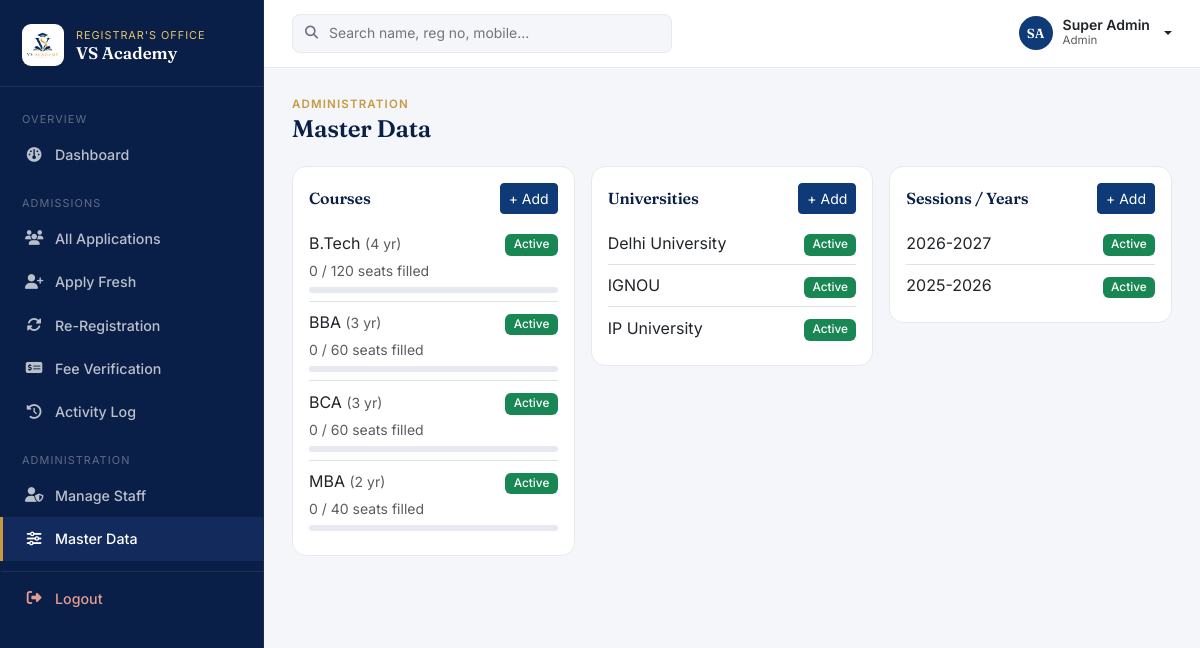
Page /admin_master.php (signed in) on the committed database.
### tables this page shows
CREATE TABLE courses (
  id INT AUTO_INCREMENT PRIMARY KEY,
  name VARCHAR(150) NOT NULL,
  duration_years INT DEFAULT 1,
  total_seats INT DEFAULT NULL,
  status ENUM('active','inactive') NOT NULL DEFAULT 'active',
  created_at TIMESTAMP DEFAULT CURRENT_TIMESTAMP
);

CREATE TABLE universities (
  id INT AUTO_INCREMENT PRIMARY KEY,
  name VARCHAR(150) NOT NULL,
  status ENUM('active','inactive') NOT NULL DEFAULT 'active',
  created_at TIMESTAMP DEFAULT CURRENT_TIMESTAMP
);

CREATE TABLE sessions_years (
  id INT AUTO_INCREMENT PRIMARY KEY,
  year_label VARCHAR(20) NOT NULL,
  status ENUM('active','inactive') NOT NULL DEFAULT 'active',
  created_at TIMESTAMP DEFAULT CURRENT_TIMESTAMP
);

### config/config.php (called while the page is built, shortened)
<?php
function isLoggedIn() {
    return isset($_SESSION['user_id']);
}
function isAdmin() {
    return isLoggedIn() && $_SESSION['role'] === 'admin';
}
function e($str) {
    return htmlspecialchars($str ?? '', ENT_QUOTES, 'UTF-8');
}
function active($page) {
    return (basename($_SERVER['PHP_SELF']) === $page) ? 'active' : '';
}
function courseSeatUsage($pdo, $courseId) {
    $stmt = $pdo->prepare("SELECT total_seats FROM courses WHERE id = ?");
    $stmt->execute([$courseId]);
    $total = $stmt->fetchColumn();
    $stmt2 = $pdo->prepare("SELECT COUNT(*) FROM students WHERE course_id = ? AND status != 'rejected'");
    $stmt2->execute([$courseId]);
    $filled = $stmt2->fetchColumn();
    return [$filled, $total !== false ? $total : null];
}

### admin_master.php (the view, shortened to what this page needs)
<?php
require_once __DIR__ . '/config/config.php';
$courses      = $pdo->query("SELECT * FROM courses ORDER BY name")->fetchAll();
$universities = $pdo->query("SELECT * FROM universities ORDER BY name")->fetchAll();
$sessionsYrs  = $pdo->query("SELECT * FROM sessions_years ORDER BY year_label DESC")->fetchAll();
require_once __DIR__ . '/includes/header.php';
?>
<div class="page-header">
  <div>
    <span class="eyebrow">Administration</span>
    <h4>Master Data</h4>
  </div>
</div>
<div class="row g-3">
  <div class="col-lg-4">
    <div class="table-card p-3">
      <div class="d-flex justify-content-between align-items-center mb-2">
        <h6 class="mb-0">Courses</h6>
        <button class="btn btn-sm btn-primary" data-bs-toggle="modal" data-bs-target="#addCourseModal">+ Add</button>
      </div>
      <ul class="list-group list-group-flush">
        <?php foreach ($courses as $c): ?>
        <?php [$filled, $total] = courseSeatUsage($pdo, $c['id']); $pct = $total ? min(100, round($filled / $total * 100)) : 0; ?>
        <li class="list-group-item px-0">
          <div class="d-flex justify-content-between align-items-center">
            <span><?= e($c['name']) ?> <small class="text-muted">(<?= $c['duration_years'] ?> yr)</small></span>
            <form method="POST" class="d-inline">
              <button type="submit" name="toggle_item" value="1" class="badge border-0 bg-<?= $c['status']=='active'?'success':'secondary' ?>"><?= ucfirst($c['status']) ?></button>
            </form>
          </div>
          <?php if ($total): ?>
            <div class="small text-muted mt-1"><?= $filled ?> / <?= $total ?> seats filled</div>
            <div class="seat-bar"><div class="seat-bar-fill <?= $pct >= 100 ? 'full' : ($pct >= 80 ? 'near' : '') ?>" style="width: <?= $pct ?>%"></div></div>
          <?php else: ?>
            <div class="small text-muted mt-1">No seat limit set</div>
          <?php endif; ?>
        </li>
        <?php endforeach; ?>
      </ul>
    </div>
  </div>
  <div class="col-lg-4">
    <div class="table-card p-3">
      <div class="d-flex justify-content-between align-items-center mb-2">
        <h6 class="mb-0">Universities</h6>
        <button class="btn btn-sm btn-primary" data-bs-toggle="modal" data-bs-target="#addUniversityModal">+ Add</button>
      </div>
      <ul class="list-group list-group-flush">
        <?php foreach ($universities as $u): ?>
        <li class="list-group-item d-flex justify-content-between align-items-center px-0">
          <span><?= e($u['name']) ?></span>
          <form method="POST" class="d-inline">
            <button type="submit" name="toggle_item" value="1" class="badge border-0 bg-<?= $u['status']=='active'?'success':'secondary' ?>"><?= ucfirst($u['status']) ?></button>
          </form>
        </li>
        <?php endforeach; ?>
      </ul>
    </div>
  </div>
  <div class="col-lg-4">
    <div class="table-card p-3">
      <div class="d-flex justify-content-between align-items-center mb-2">
        <h6 class="mb-0">Sessions / Years</h6>
        <button class="btn btn-sm btn-primary" data-bs-toggle="modal" data-bs-target="#addSessionModal">+ Add</button>
      </div>
      <ul class="list-group list-group-flush">
        <?php foreach ($sessionsYrs as $sy): ?>
        <li class="list-group-item d-flex justify-content-between align-items-center px-0">
          <span><?= e($sy['year_label']) ?></span>
          <form method="POST" class="d-inline">
            <button type="submit" name="toggle_item" value="1" class="badge border-0 bg-<?= $sy['status']=='active'?'success':'secondary' ?>"><?= ucfirst($sy['status']) ?></button>
          </form>
        </li>
        <?php endforeach; ?>
      </ul>
    </div>
  </div>
</div>
<?php require_once __DIR__ . '/includes/footer.php'; ?>

### includes/header.php (shortened to what this page needs)
<?php
$initials = '';
foreach (explode(' ', trim($_SESSION['full_name'] ?? '')) as $part) {
    $initials .= strtoupper(substr($part, 0, 1));
}
$initials = substr($initials, 0, 2) ?: 'U';
?>
<!DOCTYPE html>
<html lang="en">
<head>
<link href="https://cdn.jsdelivr.net/npm/bootstrap@5.3.3/dist/css/bootstrap.min.css" rel="stylesheet">
<link href="https://cdnjs.cloudflare.com/ajax/libs/font-awesome/6.5.1/css/all.min.css" rel="stylesheet">
<link href="<?= BASE_URL ?>/assets/css/style.css" rel="stylesheet">
</head>
<body>
<div class="app-wrapper">
  <aside class="sidebar" id="sidebar">
    <div class="sidebar-brand">
      <img src="<?= BASE_URL ?>/assets/img/logo.png" alt="VS Academy" class="brand-logo">
      <div>
        <span class="subtitle">Registrar's Office</span>
        <div class="title">VS Academy</div>
      </div>
    </div>
    <nav class="sidebar-nav">
      <?php if (isAdmin()): ?>
        <span class="sidebar-section-label">Overview</span>
        <a href="<?= BASE_URL ?>/admin_dashboard.php" class="<?= active('admin_dashboard.php') ?>"><i class="fa-solid fa-gauge"></i> Dashboard</a>
        <span class="sidebar-section-label">Admissions</span>
        <a href="<?= BASE_URL ?>/admin_students.php" class="<?= active('admin_students.php') ?>"><i class="fa-solid fa-users"></i> All Applications</a>
        <a href="<?= BASE_URL ?>/register_student.php" class="<?= active('register_student.php') ?>"><i class="fa-solid fa-user-plus"></i> Apply Fresh</a>
        <a href="<?= BASE_URL ?>/re_registration.php" class="<?= active('re_registration.php') ?>"><i class="fa-solid fa-rotate"></i> Re-Registration</a>
        <a href="<?= BASE_URL ?>/admin_fees.php" class="<?= active('admin_fees.php') ?>"><i class="fa-solid fa-money-check-dollar"></i> Fee Verification</a>
        <a href="<?= BASE_URL ?>/admin_activity.php" class="<?= active('admin_activity.php') ?>"><i class="fa-solid fa-clock-rotate-left"></i> Activity Log</a>
        <span class="sidebar-section-label">Administration</span>
        <a href="<?= BASE_URL ?>/admin_users.php" class="<?= active('admin_users.php') ?>"><i class="fa-solid fa-user-shield"></i> Manage Staff</a>
        <a href="<?= BASE_URL ?>/admin_master.php" class="<?= active('admin_master.php') ?>"><i class="fa-solid fa-sliders"></i> Master Data</a>
      <?php endif; ?>
      <a href="<?= BASE_URL ?>/logout.php" class="logout-link"><i class="fa-solid fa-right-from-bracket"></i> Logout</a>
    </nav>
  </aside>
  <div class="main-content">
    <header class="topbar">
      <form class="topbar-search" method="GET" action="<?= BASE_URL ?>/<?= isAdmin() ? 'admin_students.php' : 'my_students.php' ?>">
        <i class="fa-solid fa-magnifying-glass"></i>
        <input type="text" name="q" placeholder="Search name, reg no, mobile…">
      </form>
      <div class="ms-auto d-flex align-items-center gap-3">
        <div class="dropdown">
          <button class="btn p-0 border-0 bg-transparent user-chip dropdown-toggle" type="button" data-bs-toggle="dropdown">
            <div class="user-avatar"><?= e($initials) ?></div>
            <div class="d-none d-sm-block text-start">
              <div class="small fw-semibold lh-1"><?= e($_SESSION['full_name'] ?? '') ?></div>
              <div class="text-muted" style="font-size:.72rem;"><?= e(ucfirst($_SESSION['role'] ?? '')) ?></div>
            </div>
          </button>
        </div>
      </div>
    </header>
    <main class="page-content">

### includes/footer.php (shortened to what this page needs)
    </main>
  </div>
</div>
</body>
</html>

### assets/css/style.css (style rules this page uses)
:root { --ink: #0A1F47; --ink-2: #122A5C; --navy: #0F3A78; --navy-light: #2E5FA6; --gold: #C79A42; --gold-light: #E8C568; --canvas: #F5F6FA; --surface: #FFFFFF; --border: #E7E9F1; --ink-text: #1C2333; --muted: #6B7280; --success: #1F8A5F; --warning: #B8791F; --danger: #C2483E; --font-display: 'Fraunces', Georgia, serif; --font-body: 'Inter', system-ui, sans-serif; --font-mono: 'IBM Plex Mono', monospace; }
* { box-sizing: border-box; }
body { background: var(--canvas); font-family: var(--font-body); color: var(--ink-text); margin: 0; -webkit-font-smoothing: antialiased; }
h1, h2, h3, h4, h5, h6 { font-family: var(--font-display); font-weight: 600; color: var(--ink); letter-spacing: -0.01em; }
a { color: var(--navy-light); }
.app-wrapper { display: flex; min-height: 100vh; }
.sidebar { width: 264px; background: var(--ink); color: #fff; flex-shrink: 0; position: fixed; top: 0; left: 0; height: 100vh; overflow-y: auto; transition: transform .28s ease; z-index: 1040; border-right: 1px solid rgba(255,255,255,.06); }
.sidebar-brand { padding: 24px 22px 20px; display: flex; align-items: center; gap: 12px; border-bottom: 1px solid rgba(255,255,255,.08); }
.brand-logo { width: 42px; height: 42px; object-fit: contain; flex-shrink: 0; background: #fff; border-radius: 9px; padding: 4px; }
.sidebar-brand .title { font-family: var(--font-display); font-weight: 600; font-size: 1.05rem; line-height: 1.2; color: #fff; }
.sidebar-brand .subtitle { font-size: .68rem; text-transform: uppercase; letter-spacing: .09em; color: var(--gold-light); display: block; }
.sidebar-section-label { font-size: .68rem; text-transform: uppercase; letter-spacing: .1em; color: rgba(255,255,255,.35); padding: 18px 22px 6px; }
.sidebar-nav { display: flex; flex-direction: column; padding: 6px 0 16px; }
.sidebar-nav a { color: rgba(255,255,255,.72); padding: 11px 22px; text-decoration: none; display: flex; align-items: center; gap: 12px; font-size: .89rem; font-weight: 500; border-left: 3px solid transparent; position: relative; }
.sidebar-nav a i { width: 18px; text-align: center; font-size: .92rem; }
.sidebar-nav a.active { background: var(--ink-2); color: #fff; border-left-color: var(--gold); }
.sidebar-nav a.logout-link { color: #E39C93; margin-top: 10px; border-top: 1px solid rgba(255,255,255,.08); padding-top: 16px; }
.main-content { flex: 1; min-width: 0; margin-left: 264px; transition: margin .28s ease; }
.topbar { background: var(--surface); padding: 14px 28px; display: flex; align-items: center; gap: 16px; border-bottom: 1px solid var(--border); position: sticky; top: 0; z-index: 1020; }
.topbar-search { flex: 1; max-width: 380px; position: relative; }
.topbar-search input { width: 100%; border: 1px solid var(--border); background: var(--canvas); border-radius: 8px; padding: 8px 14px 8px 36px; font-size: .87rem; }
.topbar-search i { position: absolute; left: 13px; top: 50%; transform: translateY(-50%); color: var(--muted); font-size: .82rem; }
.topbar .user-chip { display: flex; align-items: center; gap: 10px; }
.user-avatar { width: 34px; height: 34px; border-radius: 50%; background: var(--navy); color: #fff; display: flex; align-items: center; justify-content: center; font-weight: 600; font-size: .82rem; font-family: var(--font-display); flex-shrink: 0; }
.page-content { padding: 28px; max-width: 1400px; }
.page-header { display: flex; justify-content: space-between; align-items: flex-start; flex-wrap: wrap; gap: 12px; margin-bottom: 22px; }
.page-header .eyebrow { font-size: .72rem; text-transform: uppercase; letter-spacing: .1em; color: var(--gold); font-weight: 600; margin-bottom: 2px; display: block; }
.page-header h4 { margin: 0; font-size: 1.5rem; }
.card, .table-card { border-radius: 14px; border: 1px solid var(--border); background: var(--surface); }
.badge { font-weight: 500; font-size: .74rem; padding: .4em .7em; border-radius: 6px; }
.btn-primary { background: var(--navy); border-color: var(--navy); }
.seat-bar { height: 6px; border-radius: 4px; background: var(--border); overflow: hidden; margin-top: 6px; }

### rows in the picture
courses: name "B.Tech", duration_years "4", status "Active", filled "0", total "120"
courses: name "BBA", duration_years "3", status "Active", filled "0", total "60"
courses: name "BCA", duration_years "3", status "Active", filled "0", total "60"
courses: name "MBA", duration_years "2", status "Active", filled "0", total "40"
universities: name "Delhi University", status "Active"
universities: name "IGNOU", status "Active"
universities: name "IP University", status "Active"
sessions_years: year_label "2026-2027", status "Active"
sessions_years: year_label "2025-2026", status "Active"

### other values in the picture
$initials "SA"
$_SESSION['full_name'] "Super Admin"
$_SESSION['role'] "Admin"
